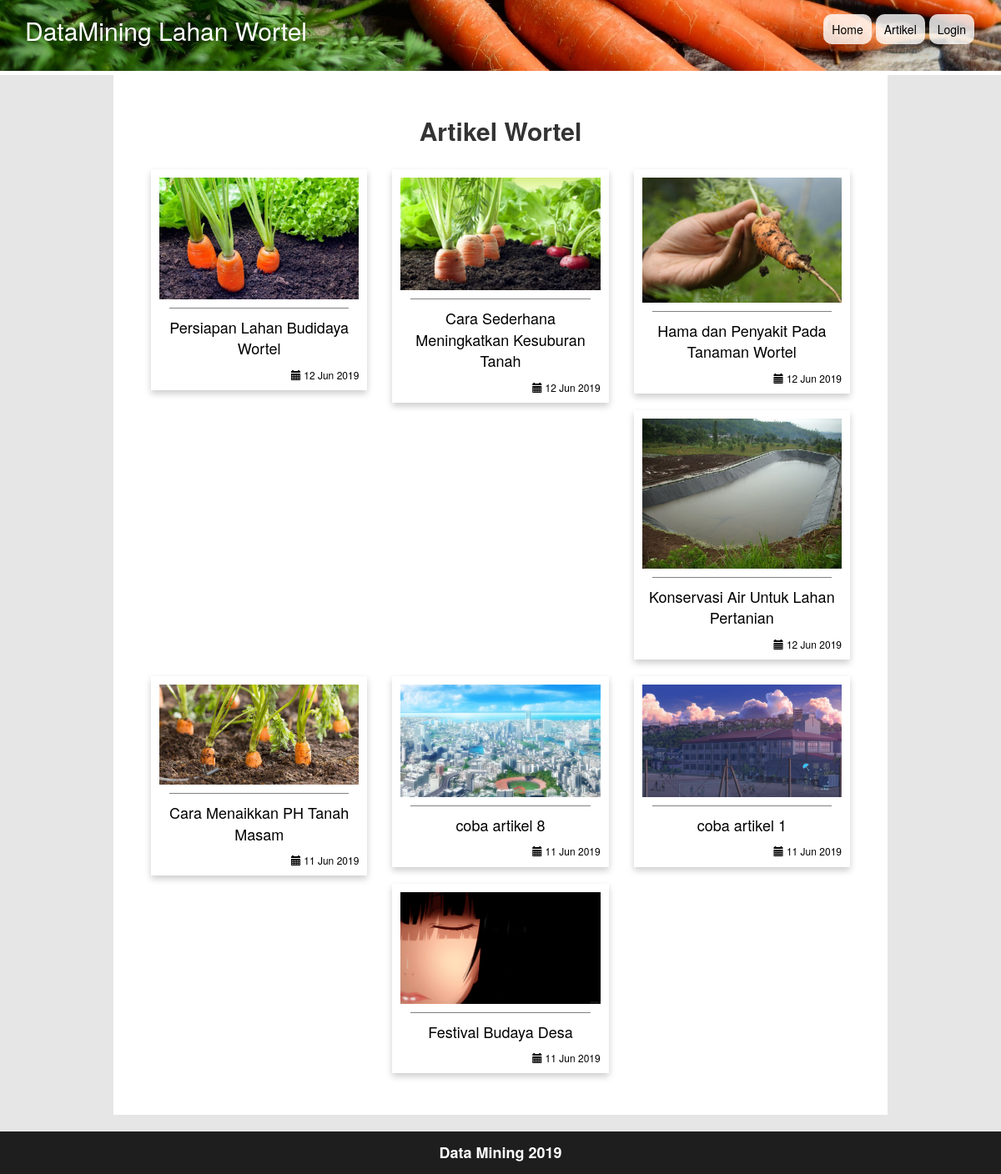
Page /view/v_artikel.php on the committed database.
### tables this page shows
CREATE TABLE `artikel` (
  `id` int(11) NOT NULL,
  `judul` varchar(100) NOT NULL,
  `isi` text NOT NULL,
  `gambar` varchar(255) DEFAULT NULL,
  `id_penulis` int(11) NOT NULL,
  `created_at` timestamp NOT NULL DEFAULT CURRENT_TIMESTAMP,
  `updated_at` timestamp NOT NULL DEFAULT '0000-00-00 00:00:00' ON UPDATE CURRENT_TIMESTAMP
);

### controller/c_getArtikel.php (called while the page is built)
<?php
$art = new m_artikel();
if (isset($_GET["id"])) {
	$id_artikel = $_GET["id"];
	$artikel = $art->getArtikel($id_artikel);
	if (empty($artikel)) {
		echo "data artikel tidak ada";
	}
}
else{
	$allArtikel = $art->getAllArtikel();
}
?>

### model/koneksi.php (called while the page is built, shortened)
<?php
class koneksi
{
	public $server = "localhost";
	public $username = "root";
	public $password = "";
	public $db = "datmin_wortel";
	public function konek()
	{
		try {
			$this->con = new PDO("mysql:host=$this->server;dbname=$this->db", $this->username, $this->password);
			$this->con->setAttribute(PDO::ATTR_ERRMODE, PDO::ERRMODE_EXCEPTION);
			$this->con->setAttribute(PDO::ATTR_EMULATE_PREPARES,TRUE);
			return $this->con;
		} catch (PDOException $e) {
			echo "Connection failed: " . $e->getMessage();
		}
	}
}
?>

### model/m_artikel.php (called while the page is built, shortened)
<?php
class m_artikel extends koneksi
{
	public function getAllArtikel()
	{
		$query = "SELECT * FROM artikel ORDER BY created_at DESC";
		try {
			$stmt = $this->konek()->prepare($query);
			$stmt->execute();
			$stmt->setFetchMode(PDO::FETCH_CLASS, 'artikel');
			$res = $stmt->fetchAll();
			return $res;
		} catch (PDOException $e) {
			echo "Error: " . $e->getMessage();
		}
	}
}
?>

### view/v_artikel.php (the view, shortened to what this page needs)
<?php
include_once '../controller/c_getArtikel.php';
?>
<!DOCTYPE html>
<html>
<head>
	<link href="bootstrap/css/bootstrap.min.css" rel="stylesheet">
	<link href="css/css_header.css" rel="stylesheet">
	<link href="css/css_footer.css" rel="stylesheet">
</head>
<body>
	<div class="container-fluid">
		<?php include_once 'layout/header.php'; ?>
		<div class="row">
			<div class="back">
				<div class="konten">
					<div class="kepala">
						<H2><b>Artikel Wortel</b></H2>
					</div>
					<br>
					<div class="artikel">
						<?php
						foreach ($allArtikel as $artikel) {
						?>
							<a href="v_detailArtikel.php?id=<?php echo $artikel->id ?>">
								<div class="col-sm-4">
									<div class="bungkus">
										<div class="gambarArtikel">
											<img src="<?php echo $artikel->gambar?>" class="gambar">
										</div>
										<div class="garis"></div>
										<div class="judulArtikel">
											<p><?php echo "$artikel->judul"; ?></p>
										</div>
										<div class="keterangan">
											<span class="glyphicon glyphicon-calendar"></span>
												<?php $tgl_dibuat = date_create($artikel->created_at, timezone_open('Asia/Jakarta'));
												echo date_format($tgl_dibuat, "d M Y")
												 ?>
										</div>
									</div>
								</div>
							</a>
						<?php } ?>
					</div>
				</div>
			</div>
		</div>
		<?php include_once 'layout/footer.php'; ?>
	</div>
</body>
</html>

### view/layout/header.php
<div class="row" id="r0">
	<div class="judul">
		<h2>DataMining Lahan Wortel</h2>
	</div>
	<div class="navbar">
		<div class="menu">
			<a href="../index.php">Home</a>
			<a href="v_artikel.php">Artikel</a>
			<?php if (!empty($_SESSION["user"])) {
					echo '<a href="v_admPage.php">Dashboard</a>';
				}
				else{
					echo '<a href="v_login.php">Login</a>';
				}
			?>
		</div>
	</div>
</div>

### view/layout/footer.php
<div class="row">
	<div class="kaki">
		<h4><b>Data Mining 2019</b></h4>
	</div>
</div>

### view/css/css_header.css (style rules this page uses)
#r0 { background-image: url('../../storage/wortel_crop.jpg'); height: 100%; background-size: cover; background-position: bottom; background-repeat: no-repeat; border-bottom: 5px solid white; }
.judul { color: white; margin-left: 30px; float: left; }
.navbar { float: right; margin-top: 15px; padding: 1px; }
.menu { float: right; margin-right: 25px; }
.navbar a { float: left; display: block; padding: 8px 10px; color: black; border-radius: 10px; list-style: none; text-decoration: none; background-color: rgba(255,255,255, 0.8); margin-right: 5px; }

### view/css/css_footer.css (style rules this page uses)
.kaki { width: 100%; padding: 5px; color: white; background-color: rgb(30,30,30); text-align: center; }

### view/v_artikel.php (style rules this page uses)
.back { padding: 20px; padding-top: 0; min-height: 518px; background-color: rgb(230,230,230); }
.konten { width: 80%; min-height: 490px; padding: 30px; margin-right: auto; margin-left: auto; background-color: white; overflow: hidden; text-align: center; }
.bungkus { background-color: white; padding: 5px; margin-bottom: 20px; box-shadow: 0 4px 8px 0 rgba(0, 0, 0, 0.2); color: black; padding: 10px; overflow: hidden; }
.gambarArtikel { width: 90% height: 300px; margin-bottom: 10px; }
.gambar { width: 100%; }
.garis { width: 90%; height: 1px; margin: auto; background-color: grey; }
.judulArtikel { margin-top: 10px; font-size: 18px; }
.keterangan { float: right; font-size: 12px; }

### rows in the picture
artikel: gambar (picture), judul "Persiapan Lahan Budidaya Wortel", created_at "12 Jun 2019"
artikel: gambar (picture), judul "Cara Sederhana Meningkatkan Kesuburan Tanah", created_at "12 Jun 2019"
artikel: gambar (picture), judul "Hama dan Penyakit Pada Tanaman Wortel", created_at "12 Jun 2019"
artikel: gambar (picture), judul "Konservasi Air Untuk Lahan Pertanian", created_at "12 Jun 2019"
artikel: gambar (picture), judul "Cara Menaikkan PH Tanah Masam", created_at "11 Jun 2019"
artikel: gambar (picture), judul "coba artikel 8", created_at "11 Jun 2019"
artikel: gambar (picture), judul "coba artikel 1", created_at "11 Jun 2019"
artikel: gambar (picture), judul "Festival Budaya Desa", created_at "11 Jun 2019"
